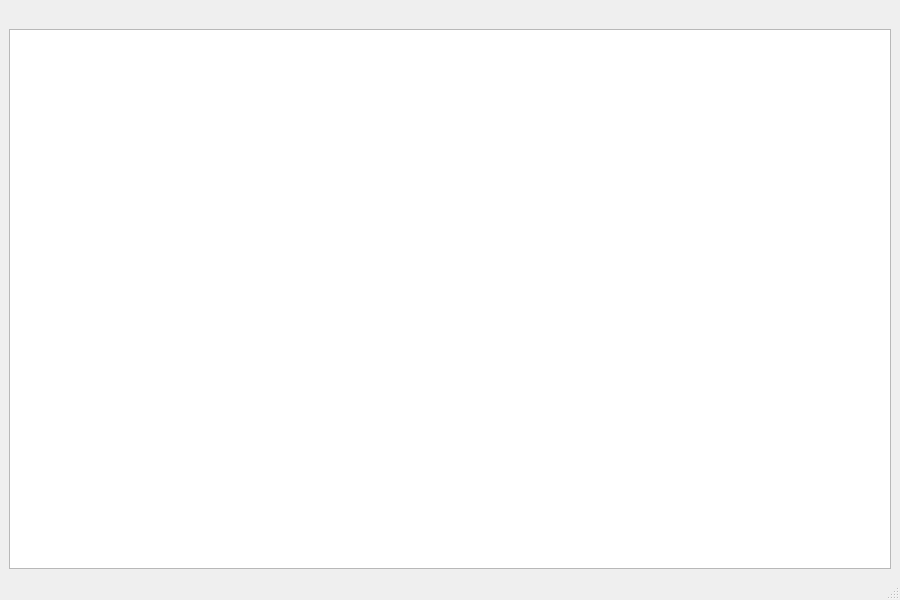
<?xml version="1.0" encoding="UTF-8"?>
<ui version="4.0">
 <class>MainWindow</class>
 <widget class="QMainWindow" name="MainWindow">
  <property name="geometry">
   <rect>
    <x>0</x>
    <y>0</y>
    <width>900</width>
    <height>600</height>
   </rect>
  </property>
  <property name="windowTitle">
   <string>Сорта кофе</string>
  </property>
  <widget class="QWidget" name="centralwidget">
   <layout class="QVBoxLayout" name="verticalLayout">
    <item>
     <layout class="QHBoxLayout" name="horizontalLayout">
      <item>
       <spacer name="horizontalSpacer">
        <property name="orientation">
         <enum>Qt::Horizontal</enum>
        </property>
        <property name="sizeHint" stdset="0">
         <size>
          <width>40</width>
          <height>20</height>
         </size>
        </property>
       </spacer>
      </item>
     </layout>
    </item>
    <item>
     <widget class="QTableWidget" name="tableWidget"/>
    </item>
   </layout>
  </widget>
  <widget class="QMenuBar" name="menubar">
   <property name="geometry">
    <rect>
     <x>0</x>
     <y>0</y>
     <width>900</width>
     <height>18</height>
    </rect>
   </property>
  </widget>
  <widget class="QStatusBar" name="statusbar"/>
 </widget>
 <resources/>
 <connections/>
</ui>
